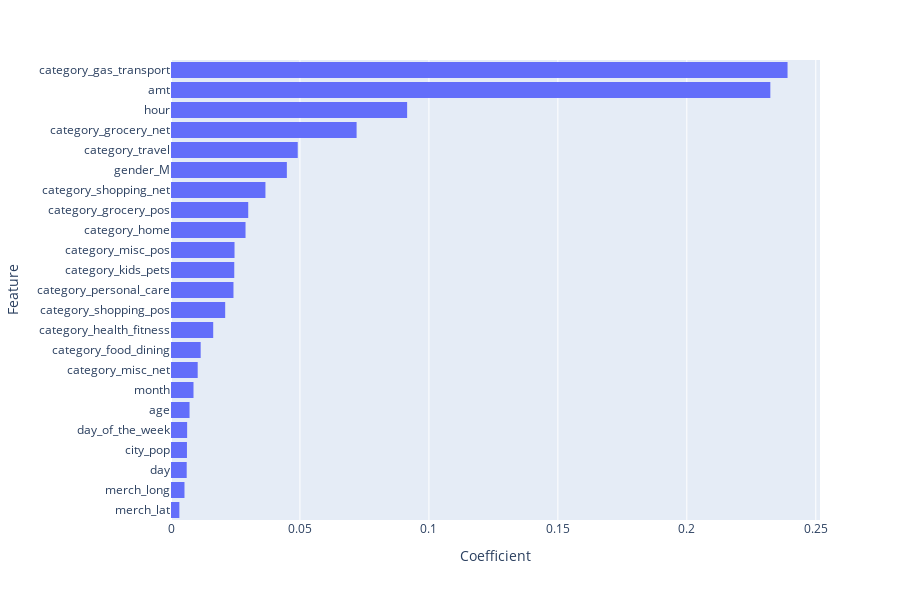

The notebook cell saved with this chart:
### Code cell
feature_importance = pd.read_csv('Streamlit/feature_importance.csv')
# Plot coefficients
feature_importance = feature_importance.sort_values(by='Coefficient', ascending=True)
fig = px.histogram(feature_importance, y='Feature', x='Coefficient')
fig.update_layout(
    showlegend=False, margin={"l": 120}, height=600,  # to avoid cropping of column names
    xaxis_title_text='Coefficient', yaxis_title_text='Feature'
)
fig.show()

### Figure 1 — Plotly figure (JSON) as saved in the notebook; plotly's stock layout.template omitted (floating-point values rounded to 4 significant figures)
{"data": [{"alignmentgroup": "True", "bingroup": "y", "histfunc": "sum", "hovertemplate": "sum of Coefficient=%{x}<br>Feature=%{y}<extra></extra>", "legendgroup": "", "marker": {"color": "#636efa", "pattern": {"shape": ""}}, "name": "", "offsetgroup": "", "orientation": "h", "showlegend": false, "type": "histogram", "x": [0.003241, 0.005226, 0.00609, 0.006183, 0.006254, 0.007187, 0.008724, 0.01035, 0.0115, 0.01637, 0.02101, 0.02422, 0.02453, 0.02463, 0.0289, 0.02994, 0.03661, 0.04492, 0.04914, 0.07197, 0.09156, 0.2324, 0.2391], "xaxis": "x", "y": ["merch_lat", "merch_long", "day", "city_pop", "day_of_the_week", "age", "month", "category_misc_net", "category_food_dining", "category_health_fitness", "category_shopping_pos", "category_personal_care", "category_kids_pets", "category_misc_pos", "category_home", "category_grocery_pos", "category_shopping_net", "gender_M", "category_travel", "category_grocery_net", "hour", "amt", "category_gas_transport"], "yaxis": "y"}], "layout": {"barmode": "relative", "height": 600, "legend": {"tracegroupgap": 0}, "margin": {"l": 120, "t": 60}, "showlegend": false, "xaxis": {"anchor": "y", "domain": [0, 1], "title": {"text": "Coefficient"}}, "yaxis": {"anchor": "x", "domain": [0, 1], "title": {"text": "Feature"}}}}
